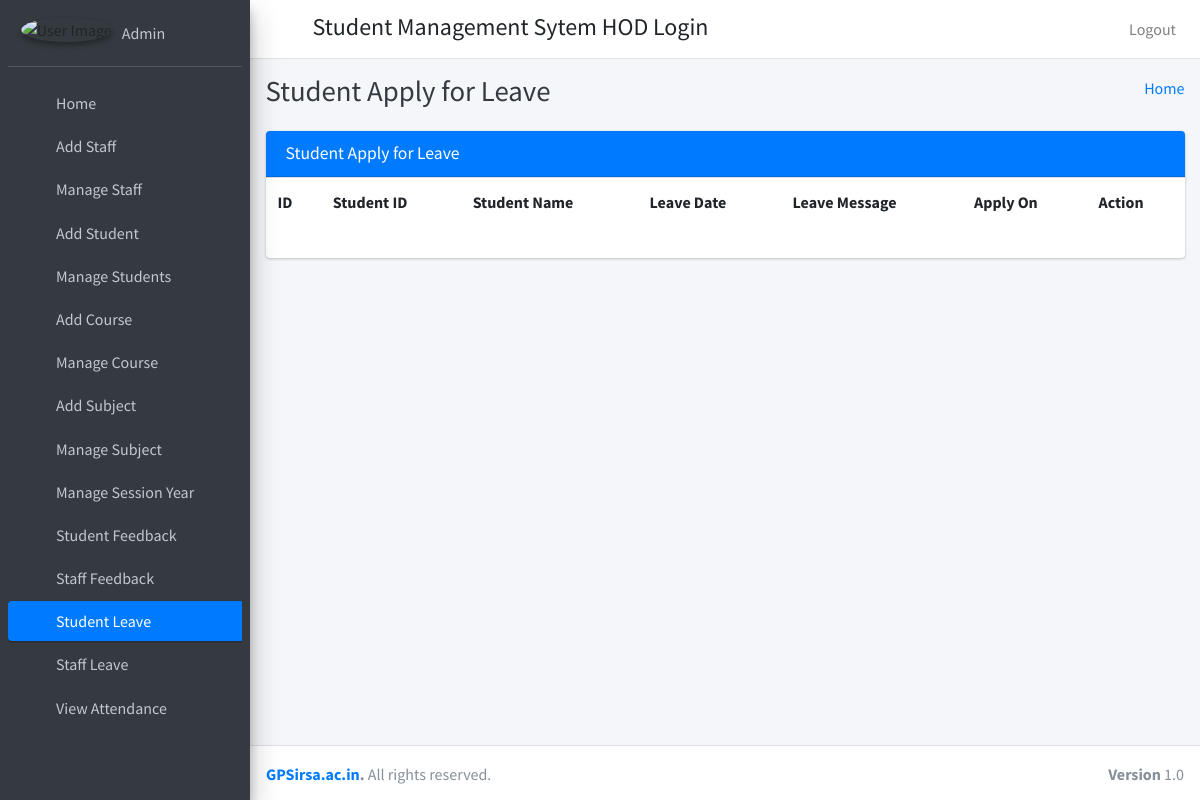
Before: /student_leave_view (signed in) with the older database file.
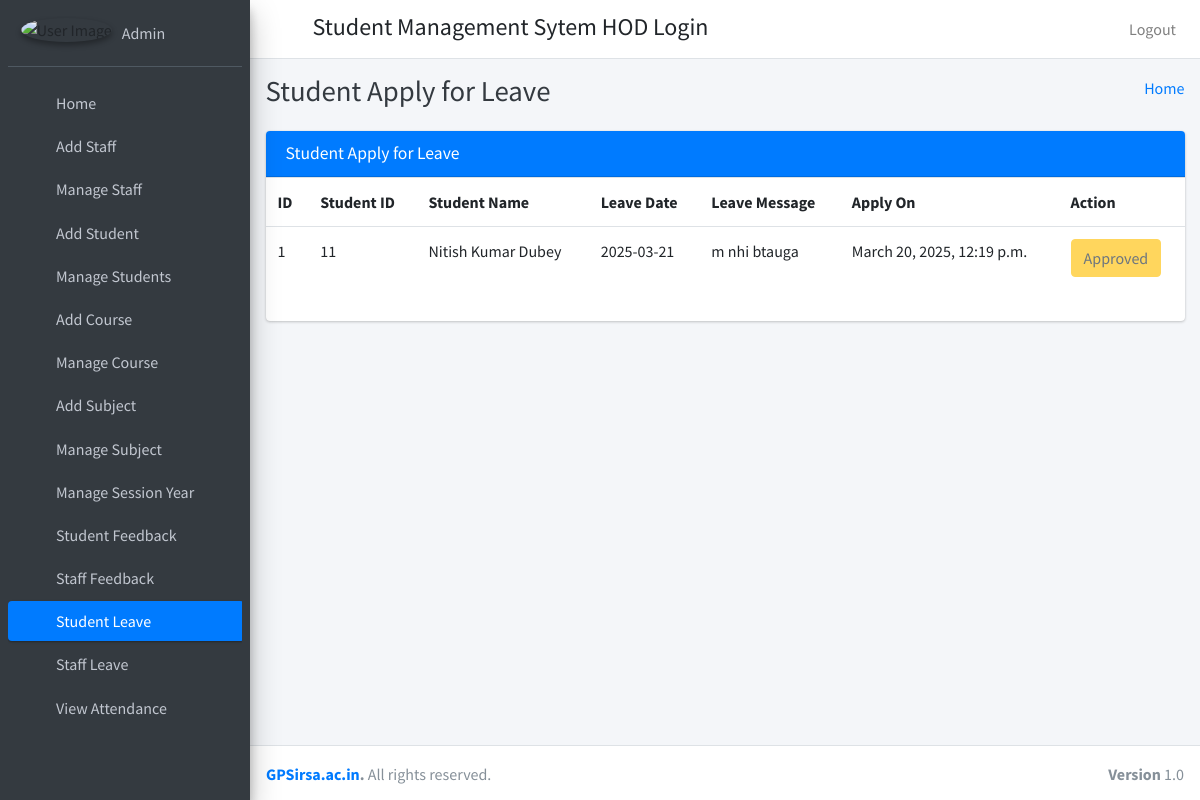
After: the same page with the newer database file.
### student_management_app/models.py (models this page shows)
class CustomUser(AbstractUser):
    user_type_data=((1,"HOD"),(2,"Staff"),(3,"Student"))
    user_type=models.CharField(default=1,choices=user_type_data,max_length=10)

class LeaveReportStudent(models.Model):
    id=models.AutoField(primary_key=True)
    student_id=models.ForeignKey(Students,on_delete=models.CASCADE)
    leave_date=models.CharField(max_length=255)
    leave_message=models.TextField()
    leave_status=models.IntegerField(default=0)
    created_at=models.DateTimeField(auto_now_add=True)
    updated_at=models.DateTimeField(auto_now_add=True)
    objects=models.Manager()

class Students(models.Model):
    id=models.AutoField(primary_key=True)
    admin=models.OneToOneField(CustomUser,on_delete=models.CASCADE)
    gender=models.CharField(max_length=255)
    profile_pic=models.FileField()
    address=models.TextField()
    course_id=models.ForeignKey(Courses,on_delete=models.DO_NOTHING)
    session_year_id=models.ForeignKey(SessionYearModel,on_delete=models.CASCADE)
    created_at=models.DateTimeField(auto_now_add=True)
    updated_at=models.DateTimeField(auto_now_add=True)
    fcm_token=models.TextField(default="")
    objects = models.Manager()

### student_management_app/HodViews.py (the view)
# urls.py: path('student_leave_view', HodViews.student_leave_view,name="student_leave_view"),
def student_leave_view(request):
    leaves=LeaveReportStudent.objects.all()
    return render(request,"hod_template/student_leave_view.html",{"leaves":leaves})

### student_management_app/templates/hod_template/student_leave_view.html
{% extends 'hod_template/base_template.html' %}
{% block page_title %}
Student Apply for Leave
{% endblock page_title %}
{% block main_content %}
    <section class="content">
      <div class="container-fluid">
          <div class="row">
              <div class="col-md-12">
            <div class="card card-primary">
              <div class="card-header">
                <h3 class="card-title">Student Apply for Leave</h3>
              </div>
                <div class="table">
                    <table class="table">
                        <tr>
                            <th>ID</th>
                            <th>Student ID</th>
                            <th>Student Name</th>
                            <th>Leave Date</th>
                            <th>Leave Message</th>
                            <th>Apply On</th>
                            <th>Action</th>
                        </tr>
                        {% for leave in leaves %}
                        <tr>
                            <td>{{ leave.id }}</td>
                            <td>{{ leave.student_id.admin.id }}</td>
                            <td>{{ leave.student_id.admin.first_name }} {{ leave.student_id.admin.last_name }}</td>
                            <td>{{ leave.leave_date }}</td>
                            <td>{{ leave.leave_message }}</td>
                            <td>{{ leave.created_at }}</td>
                            <td>
                                {% if leave.leave_status == 0 %}
                                <a href="{% url 'student_approve_leave' leave_id=leave.id %}" class="btn btn-success" >Approve</a>
                                <a class="btn btn-danger" href="{% url 'student_disapprove_leave' leave_id=leave.id %}" >Disapprove</a>
                                {% elif leave.leave_status == 1  %}
                                 <button class="btn btn-warning" disabled="disabled" data-toggle="modal" data-target="#reply_modal">Approved</button>
                                {% else %}
                                <button class="btn btn-danger" disabled="disabled" data-toggle="modal" data-target="#reply_modal">Disapproved</button>
                                {% endif %}
                            </td>
                        </tr>
                        {% endfor %}
                    </table>
                </div>
            </div>
          </div>
          </div>
      </div>
    </section>
{% endblock main_content %}

### student_management_app/templates/hod_template/base_template.html (shortened to what this page needs)
{% load static %}
<!DOCTYPE html>
<html>
<head>
  <link rel="stylesheet" href="{% static "plugins/fontawesome-free/css/all.min.css" %}">
  <link rel="stylesheet" href="https://code.ionicframework.com/ionicons/2.0.1/css/ionicons.min.css">
  <link rel="stylesheet" href="{% static "plugins/tempusdominus-bootstrap-4/css/tempusdominus-bootstrap-4.min.css" %}">
  <link rel="stylesheet" href="{% static "plugins/icheck-bootstrap/icheck-bootstrap.min.css" %}">
  <link rel="stylesheet" href="{% static "plugins/jqvmap/jqvmap.min.css" %}">
  <link rel="stylesheet" href="{% static "dist/css/adminlte.min.css" %}">
  <link rel="stylesheet" href="{% static "plugins/overlayScrollbars/css/OverlayScrollbars.min.css" %}">
  <link rel="stylesheet" href="{% static "plugins/daterangepicker/daterangepicker.css" %}">
  <link rel="stylesheet" href="{% static "plugins/summernote/summernote-bs4.css" %}">
</head>
<body class="hold-transition sidebar-mini layout-fixed">
<div class="wrapper">
  <nav class="main-header navbar navbar-expand navbar-white navbar-light">
    <ul class="navbar-nav">
      <li class="nav-item">
        <a class="nav-link" data-widget="pushmenu" href="#"><i class="fas fa-bars"></i></a>
      </li>
    </ul>
    <h4 style="margin-left: 10px;margin-top: 5px;">Student Management Sytem HOD Login</h4>
    <ul class="navbar-nav ml-auto">
      <li class="nav-item">
        <a class="nav-link" href="{% url 'logout' %}">
          Logout
        </a>
      </li>
    </ul>
  </nav>
    {% include 'hod_template/sidebar_template.html' with user=user id=id %}
   <div class="content-wrapper">
    <div class="content-header">
      <div class="container-fluid">
        <div class="row mb-2">
          <div class="col-sm-6">
            <h1 class="m-0 text-dark">
                {% block page_title %}
                {% endblock page_title %}
            </h1>
          </div>
          <div class="col-sm-6">
            <ol class="breadcrumb float-sm-right">
              <li class="breadcrumb-item"><a href="{% url 'admin_home' %}">Home</a></li>
            </ol>
          </div>
        </div>
      </div>
    </div>
     {% block main_content %}{% endblock main_content %}
  </div>
    {% include 'hod_template/footer.html' %}
</div>
</body>
</html>

### student_management_app/templates/hod_template/sidebar_template.html (shortened to what this page needs)
{% load static %}
  <aside class="main-sidebar sidebar-dark-primary elevation-4">
    <div class="sidebar">
      <div class="user-panel mt-3 pb-3 mb-3 d-flex">
        <div class="image">
          <img src="{% static "dist/img/user1-128x128.jpg" %}" class="img-circle elevation-2" alt="User Image">
        </div>
        <div class="info">
          <a href="{% url 'admin_profile' %}" class="d-block">{{ user.username }}</a>
        </div>
      </div>
      <nav class="mt-2">
        <ul class="nav nav-pills nav-sidebar flex-column" data-widget="treeview" role="menu" data-accordion="false">
          <li class="nav-item">
            {% url 'admin_home' as admin_home %}
            <a href="{{ admin_home }}" class="nav-link {% if request.path == admin_home %} active {% endif %}">
              <i class="nav-icon fas fa-th"></i>
              <p>
                Home
              </p>
            </a>
          </li>
          <li class="nav-item">
            {% url 'add_staff' as add_staff %}
            <a href="{{ add_staff }}" class="nav-link {% if request.path == add_staff %} active {% endif %}">
              <i class="nav-icon fas fa-th"></i>
              <p>
                Add Staff
              </p>
            </a>
          </li>
           <li class="nav-item">
              {% url 'manage_staff' as manage_staff %}
            {% url 'edit_staff' staff_id=id as edit_staff %}
            <a href="{% url 'manage_staff' %}" class="nav-link {% if request.path == manage_staff %} active {% endif %} {% if request.path == edit_staff %} active {% endif %}">
              <i class="nav-icon fas fa-th"></i>
              <p>
                Manage Staff
              </p>
            </a>
          </li>
          <li class="nav-item">
              {% url 'add_student' as add_student %}
            <a href="{% url 'add_student' %}" class="nav-link {% if request.path == add_student %} active {% endif %}">
              <i class="nav-icon fas fa-th"></i>
              <p>
                Add Student
              </p>
            </a>
          </li>
          <li class="nav-item">
              {% url 'manage_student' as manage_student %}
              {% url 'edit_student' student_id=id as edit_student %}
            <a href="{% url 'manage_student' %}" class="nav-link {% if request.path == manage_student %} active {% endif %} {% if request.path == edit_student %} active {% endif %}">
              <i class="nav-icon fas fa-th"></i>
              <p>
                Manage Students
              </p>
            </a>
          </li>
          <li class="nav-item">
            {% url 'add_course' as add_course %}
            <a href="{% url 'add_course' %}" class="nav-link {% if request.path == add_course %} active {% endif %}">
              <i class="nav-icon fas fa-th"></i>
              <p>
                Add Course
              </p>
            </a>
          </li>
          <li class="nav-item">
            {% url 'manage_course' as manage_course %}
              {% url 'edit_course' course_id=id as edit_course %}
            <a href="{% url 'manage_course' %}" class="nav-link {% if request.path == manage_course %} active {% endif %} {% if request.path == edit_course %} active {% endif %}">
              <i class="nav-icon fas fa-th"></i>
              <p>
                Manage Course
              </p>
            </a>
          </li>
          <li class="nav-item">
            {% url 'add_subject' as add_subject %}
            <a href="{% url 'add_subject' %}" class="nav-link {% if request.path == add_subject %} active {% endif %}">
              <i class="nav-icon fas fa-th"></i>
              <p>
                Add Subject
              </p>
            </a>
          </li>
          <li class="nav-item">
            {% url 'manage_subject' as manage_subject %}
            {% url 'edit_subject' subject_id=id as edit_subject %}
            <a href="{% url 'manage_subject' %}" class="nav-link {% if request.path == manage_subject %} active {% endif %} {% if request.path == edit_subject %} active {% endif %} ">
              <i class="nav-icon fas fa-th"></i>
              <p>
                Manage Subject
              </p>
            </a>
          </li>
          <li class="nav-item">
            {% url 'manage_session' as manage_session %}
            <a href="{% url 'manage_session' %}" class="nav-link {% if request.path == manage_session %} active {% endif %} ">
              <i class="nav-icon fas fa-th"></i>
              <p>
                Manage Session Year
              </p>
            </a>
          </li>
           <li class="nav-item">
             {% url 'student_feedback_message' as student_feedback_message %}
            <a href="{% url 'student_feedback_message' %}" class="nav-link {% if request.path == student_feedback_message %} active {% endif %}">
              <i class="nav-icon fas fa-th"></i>
              <p>
                Student Feedback
              </p>
            </a>
          </li>
           <li class="nav-item">
               {% url 'staff_feedback_message' as staff_feedback_message %}
            <a href="{% url 'staff_feedback_message' %}" class="nav-link {% if request.path == staff_feedback_message %} active {% endif %}">
              <i class="nav-icon fas fa-th"></i>
              <p>
                Staff Feedback
              </p>
            </a>
          </li>
           <li class="nav-item">
               {% url 'student_leave_view' as student_leave_view %}
            <a href="{% url 'student_leave_view' %}" class="nav-link {% if request.path == student_leave_view %} active {% endif %}">
              <i class="nav-icon fas fa-th"></i>
              <p>
                Student Leave
              </p>
            </a>
          </li>
            <li class="nav-item">
                 {% url 'staff_leave_view' as staff_leave_view %}
            <a href="{% url 'staff_leave_view' %}" class="nav-link {% if request.path == staff_leave_view %} active {% endif %}">
              <i class="nav-icon fas fa-th"></i>
              <p>
                Staff Leave
              </p>
            </a>
          </li>
          <li class="nav-item">
            {% url 'admin_view_attendance' as admin_view_attendance %}
             <a href="{% url 'admin_view_attendance' %}" class="nav-link {% if request.path == admin_view_attendance %} active {% endif %}">
              <i class="nav-icon fas fa-th"></i>
              <p>
                View Attendance
              </p>
            </a>
          </li>
          <li class="nav-item">
            {% url 'admin_send_notification_staff' as admin_send_notification_staff %}
             <a href="{% url 'admin_send_notification_staff' %}" class="nav-link {% if request.path == admin_send_notification_staff %} active {% endif %}">
            </a>
          </li>
        </ul>
      </nav>
    </div>
  </aside>

### student_management_app/templates/hod_template/footer.html
 <footer class="main-footer">
    <strong><a href="https://gpsirsa.ac.in/">GPSirsa.ac.in</a>.</strong>
    All rights reserved.
    <div class="float-right d-none d-sm-inline-block">
      <b>Version</b> 1.0
    </div>
  </footer>

Changed rows visible on the page:
added LeaveReportStudent: id "1", student_id.admin.id "11", student_id.admin.first_name "Nitish", student_id.admin.last_name "Kumar Dubey", leave_date "2025-03-21", leave_message "m nhi btauga", created_at "March 20, 2025, 12:19 p.m.", leave_status "Approved"
